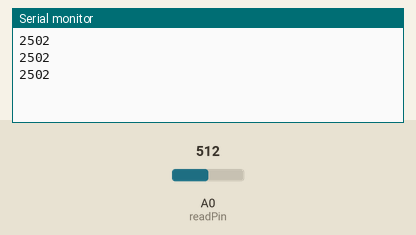
Recording of a sketch running on a simulated Arduino Uno, built with avr-gcc and run on an emulated ATmega328P. On the bench: the last lines printed to the serial monitor. The inputs (shaded band) are chosen by the test bench; at power-on: A0 (readPin) = 512.

Above: at 1.3 s.
1.4 s: A0 (readPin) set to 716
At 1.8 s:
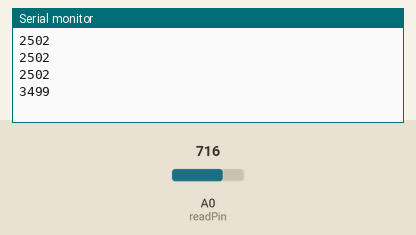
2.9 s: A0 (readPin) set to 900
At 3.4 s:
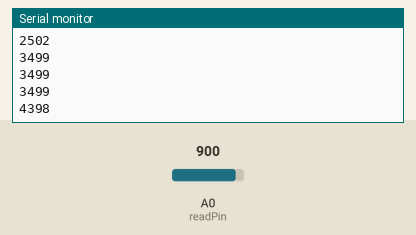
Timing chart, 0 to 5.9 s (numbered marks = the images above; inputs shaded):
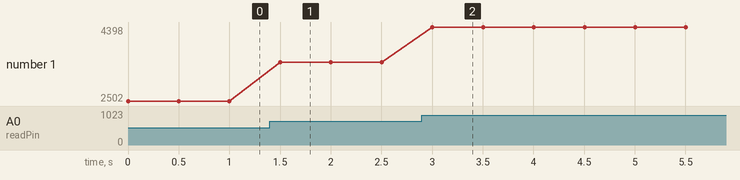

The sketch:

AnalogRead.ino
```cpp
const int readPin = A0;

void setup() {
  // put your setup code here, to run once:
  pinMode(readPin, INPUT);
  Serial.begin(115200);
}

void loop() {
  // put your main code here, to run repeatedly:
  long analogVal = analogRead(readPin);
  analogVal = 5000*analogVal/1023;

  Serial.println(analogVal);
  delay(500);
}
```

Measured:
- after the input at 1.4 s, the serial monitor: prints a new line after 0.10 s (image 1)
- after the input at 2.9 s, the serial monitor: prints a new line after 0.10 s (image 2)
- plotted number 1: 2502 → 3499 after the input at 1.4 s, 3499 → 4398 after the input at 2.9 s
